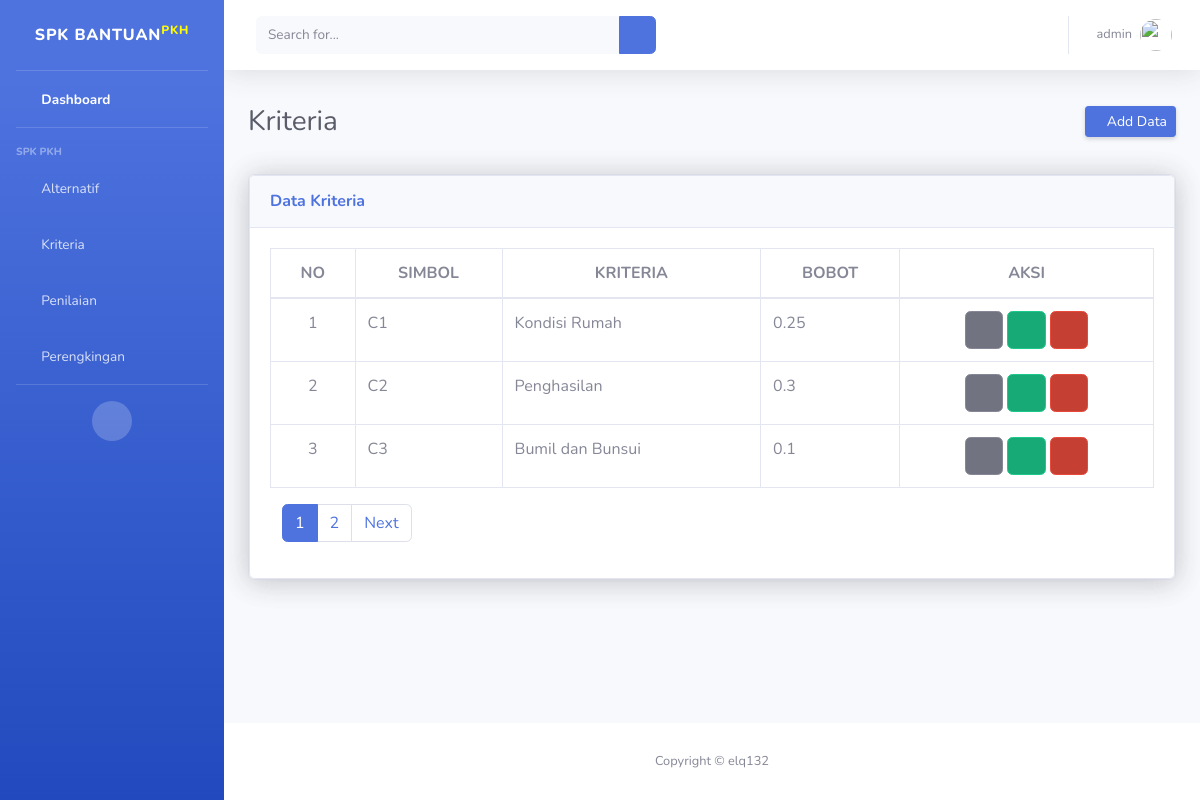
/dashboard/kriteria/ (signed in), run on the app's committed database.
### SPK/models.py (models this page shows, shortened)
class Kriteria(models.Model):
    simbol          = models.CharField(max_length=50)
    nama_kriteria   = models.CharField(max_length=50)
    bobot           = models.FloatField()

### SPK/views.py (the view)
# urls.py: path('kriteria/', views.kriteria_list, name='kriteria'),
def kriteria_list(request):
    kriteria = Kriteria.objects.all()
    cari = request.GET.get('cari')
    if cari:
        page=Kriteria.objects.filter(Q(simbol__icontains=cari) |Q(nama_kriteria__icontains=cari))
    else:
        page = Kriteria.objects.all()
    halaman = Paginator(page,3)
    page_list = request.GET.get('page')
    page = halaman.get_page(page_list)
    context ={
        'datas': kriteria,
        'page_obj':page,
    }
    return render(request, 'kriteria.html', context)

### templates/kriteria.html (shortened to what this page needs)
{%load static%}
<!DOCTYPE html>
<html lang="en">
<head>
     <link href="{%static 'vendor/fontawesome-free/css/all.min.css'%}" rel="stylesheet" type="text/css">
     <link href="{%static 'css/sb-admin-2.min.css'%}" rel="stylesheet">
</head>
<body id="page-top">
    <div id="wrapper">
        <ul class="navbar-nav bg-gradient-primary sidebar sidebar-dark accordion" id="accordionSidebar">
            <a class="sidebar-brand d-flex align-items-center justify-content-center" href="{%url 'index'%}">
                <div class="sidebar-brand-text mx-3">SPK Bantuan<sup style="color: rgb(255, 251, 0);">PKH</sup></div>
            </a>
            <hr class="sidebar-divider my-0">
            <li class="nav-item active">
                <a class="nav-link" href="{%url 'index'%}">
                    <i class="fas fa-fw fa-tachometer-alt"></i>
                    <span>Dashboard</span></a>
            </li>
            <hr class="sidebar-divider">
            <div class="sidebar-heading">
                SPK PKH
            </div>
            <li class="nav-item">
                <a class="nav-link" href="{%url 'data:alternatif'%}">
                    <i class="fas fa-fw fa-chart-area"></i>
                    <span>Alternatif</span></a>
            </li>
            <li class="nav-item">
                <a class="nav-link collapsed" href="#" data-toggle="collapse" data-target="#collapseTwo"
                    aria-expanded="true" aria-controls="collapseTwo">
                    <i class="fas fa-fw fa-cog"></i>
                    <span>Kriteria</span>
                </a>
            </li>
            <li class="nav-item">
                <a class="nav-link" href="{%url 'data:penilaian'%}">
                    <i class="fas fa-fw fa-table"></i>
                    <span>Penilaian</span></a>
            </li>
            <li class="nav-item">
                <a class="nav-link" href="{%url 'data:perengkingan'%}">
                    <i class="fas fa-fw fa-folder"></i>
                    <span>Perengkingan</span></a>
            </li>
            <hr class="sidebar-divider d-none d-md-block">
            <div class="text-center d-none d-md-inline">
                <button class="rounded-circle border-0" id="sidebarToggle"></button>
            </div>
        </ul>
        <div id="content-wrapper" class="d-flex flex-column">
            <div id="content">
                <nav class="navbar navbar-expand navbar-light bg-white topbar mb-4 static-top shadow">
                    <form
                        class="d-none d-sm-inline-block form-inline mr-auto ml-md-3 my-2 my-md-0 mw-100 navbar-search">
                        <div class="input-group">
                            <input type="text" name="cari" class="form-control bg-light border-0 small" placeholder="Search for..."
                                aria-label="Search" aria-describedby="basic-addon2">
                            <div class="input-group-append">
                                <button class="btn btn-primary" type="submit">
                                    <i class="fas fa-search fa-sm"></i>
                                </button>
                            </div>
                        </div>
                    </form>
                    <ul class="navbar-nav ml-auto">
                        <li class="nav-item dropdown no-arrow">
                            <a class="nav-link dropdown-toggle" href="#" id="userDropdown" role="button"
                                data-toggle="dropdown" aria-haspopup="true" aria-expanded="false">
                                <span class="mr-2 d-none d-lg-inline text-gray-600 small">{{user}}</span>
                                <img class="img-profile rounded-circle"
                                    src="{%static 'img/undraw_profile.svg'%}">
                            </a>
                        </li>
                    </ul>
                </nav>
                <div class="container-fluid">
                    <div class="d-sm-flex align-items-center justify-content-between mb-4">
                        <h1 class="h3 mb-0 text-gray-800">Kriteria<h1>
                            <a href="{%url 'data:inkriteria'%}" class="d-none d-sm-inline-block btn btn-sm btn-primary shadow-sm"><i
                                class="fas fa-plus fa-sm text-white-50"></i>  Add Data</a>
                    </div>
                    <div class="row">
                        <div class="col-xl-12 col-lg-9">
                            <div class="card shadow mb-4">
                                <div class="card shadow">
                                    <div class="card-header py-3">
                                        <h6 class="m-0 font-weight-bold text-primary">Data Kriteria</h6>
                                    </div>
                                    <div class="card-body table-responsive">
                                            <table class="table table-bordered" id="dataTable" width="100%" cellspacing="0">
                                                <thead class="text-center">
                                                    <tr>
                                                        <th>NO</th>
                                                        <th>SIMBOL</th>
                                                        <th>KRITERIA</th>
                                                        <th>BOBOT</th>
                                                        <th>AKSI</th>
                                                    </tr>
                                                </thead>
                                                <tbody>
                                                    {%for data in page_obj.object_list%}
                                                    <tr>
                                                        <td class="text-center">{{forloop.counter}}</td>
                                                        <td>{{data.simbol}}</td>
                                                        <td>{{data.nama_kriteria}}</td>
                                                        <td>{{data.bobot}}</td>
                                                        <td class="text-center">
                                                            <a href="{%url 'data:inpenilaian'%}" class="btn btn-secondary btn-icon-split" type="button" data-bs-toggle="tooltip" data-bs-placement="top" title="Isi Penilaian">
                                                                <span class="icon text-white-25">
                                                                    <i class="fas fa-solid fa-code-branch"> </i>
                                                                </span>
                                                            </a>
                                                            <a href="{%url 'data:upkriteria' id=data.id%}" class="btn btn-success btn-icon-split">
                                                                <span class="icon text-white-25">
                                                                    <i class="fas fa-edit"></i>
                                                                </span>
                                                            </a>
                                                            <a href="{%url 'data:delkriteria' id=data.id%}" class="btn btn-danger btn-icon-split" onclick="return confirm('yakin ingin menghapus data?')">
                                                                <span class="icon text-white-25">
                                                                    <i class="fas fa-trash"></i>
                                                                </span>
                                                            </a>
                                                        </td>
                                                    </tr>
                                                    {%endfor%}
                                                </tbody>
                                            </table>
                                            <div class="col-sm-12 col-md-7">
                                                <div class="dataTables_paginate paging_simple_numbers" id="dataTable_paginate">
                                                    <ul class="pagination">
                                                        {%for num_pages in page_obj.paginator.page_range%}
                                                        {%if page_obj.number == num_pages %}
                                                        <li class="paginate_button page-item active"><a href="{%url 'data:kriteria'%}?page={{num_pages}}" aria-controls="dataTable" data-dt-idx="1" tabindex="0" class="page-link">{{num_pages}}</a></li>
                                                        {%else%}
                                                        <li class="paginate_button page-item "><a href="{%url 'data:kriteria'%}?page={{num_pages}}" aria-controls="dataTable" data-dt-idx="2" tabindex="0" class="page-link">{{num_pages}}</a></li>
                                                        {%endif%}
                                                        {%endfor%}
                                                        {% if page_obj.has_next %}
                                                        <li class="paginate_button page-item next" id="dataTable_next">
                                                            <a href="?page={{page_obj.next_page_number}}" aria-controls="dataTable" data-dt-idx="7" tabindex="0" class="page-link">Next</a>
                                                        </li>
                                                        {%endif%}
                                                    </ul>
                                                </div>
                                            </div>
                                    </div>
                                </div>
                            </div>
                        </div>
                    </div>
                </div>
            </div>
            <footer class="sticky-footer bg-white">
                <div class="container my-auto">
                    <div class="copyright text-center my-auto">
                        <span>Copyright &copy; elq132</span>
                    </div>
                </div>
            </footer>
        </div>
    </div>
</body>
</html>

### data on the page
Kriteria: simbol "C1", nama_kriteria "Kondisi Rumah", bobot "0.25"
Kriteria: simbol "C2", nama_kriteria "Penghasilan", bobot "0.3"
Kriteria: simbol "C3", nama_kriteria "Bumil dan Bunsui", bobot "0.1"

### other printed values
{{ user }} "admin"
{{ num_pages }} "1"
{{ num_pages }} "2"
